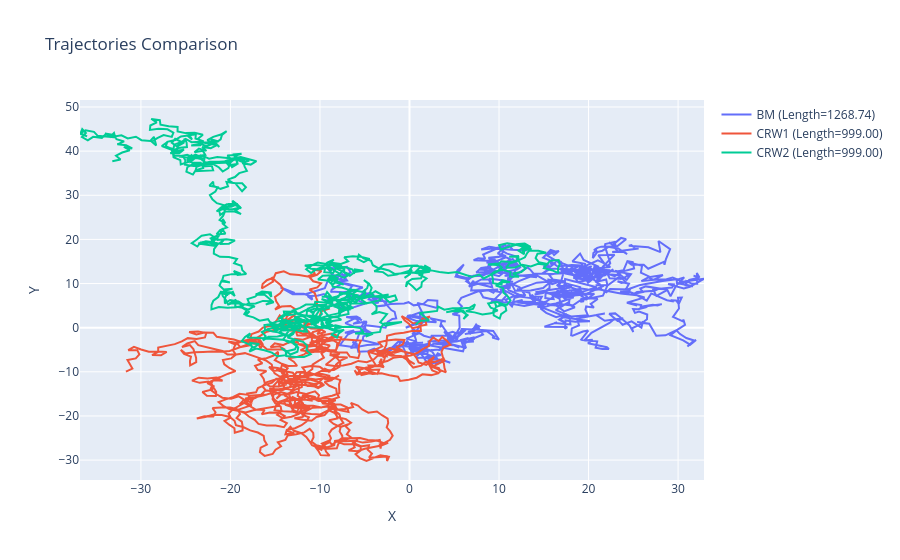

Notebook code for this chart:
### Markdown cell above
# Activity 1: Path length - BM1 vs BM2 vs CRW

### Code cell
# 1. Brownian Motion (BM) Trajectory
def brownian_motion(n_steps, delta=1):
    steps = np.random.normal(0, delta, (n_steps, 2))
    trajectory = np.cumsum(steps, axis=0)
    return pd.DataFrame(trajectory, columns=['x', 'y'])

# 2. Correlated Random Walk (CRW) Trajectory
def correlated_random_walk(n_steps, correlation=0.9):
    angles = np.cumsum(np.random.vonmises(0, correlation, n_steps))
    steps = np.column_stack((np.cos(angles), np.sin(angles)))
    trajectory = np.cumsum(steps, axis=0)
    return pd.DataFrame(trajectory, columns=['x', 'y'])

# 3. Path Length Calculation
def path_length(traj):
    return np.sum(np.sqrt(np.diff(traj['x'])**2 + np.diff(traj['y'])**2))

# Generate trajectories
bm_traj = brownian_motion(1000)
crw_traj1 = correlated_random_walk(1000, 1.0)
crw_traj2 = correlated_random_walk(1000, 0.5)

# Compare Path Lengths
bm_length = path_length(bm_traj)
crw_length1 = path_length(crw_traj1)
crw_length2 = path_length(crw_traj2)

# Plot the trajectories
fig = go.Figure()
fig.add_trace(go.Scatter(x=bm_traj['x'], y=bm_traj['y'], mode='lines', name=f'BM (Length={bm_length:.2f})'))
fig.add_trace(go.Scatter(x=crw_traj1['x'], y=crw_traj1['y'], mode='lines', name=f'CRW1 (Length={crw_length1:.2f})'))
fig.add_trace(go.Scatter(x=crw_traj2['x'], y=crw_traj2['y'], mode='lines', name=f'CRW2 (Length={crw_length2:.2f})'))
fig.update_layout(title='Trajectories Comparison', xaxis_title='X', yaxis_title='Y')
fig.show()

### Figure 1 — Plotly figure (JSON) as saved in the notebook; plotly's stock layout.template omitted (floating-point values rounded to 4 significant figures; data arrays with more than 128 entries replaced by an {"elided": "..."} marker saying what was removed)
{"data": [{"mode": "lines", "name": "BM (Length=1268.74)", "type": "scatter", "x": {"elided": "1000 float values"}, "y": {"elided": "1000 float values"}}, {"mode": "lines", "name": "CRW1 (Length=999.00)", "type": "scatter", "x": {"elided": "1000 float values"}, "y": {"elided": "1000 float values"}}, {"mode": "lines", "name": "CRW2 (Length=999.00)", "type": "scatter", "x": {"elided": "1000 float values"}, "y": {"elided": "1000 float values"}}], "layout": {"title": {"text": "Trajectories Comparison"}, "xaxis": {"title": {"text": "X"}}, "yaxis": {"title": {"text": "Y"}}}}
